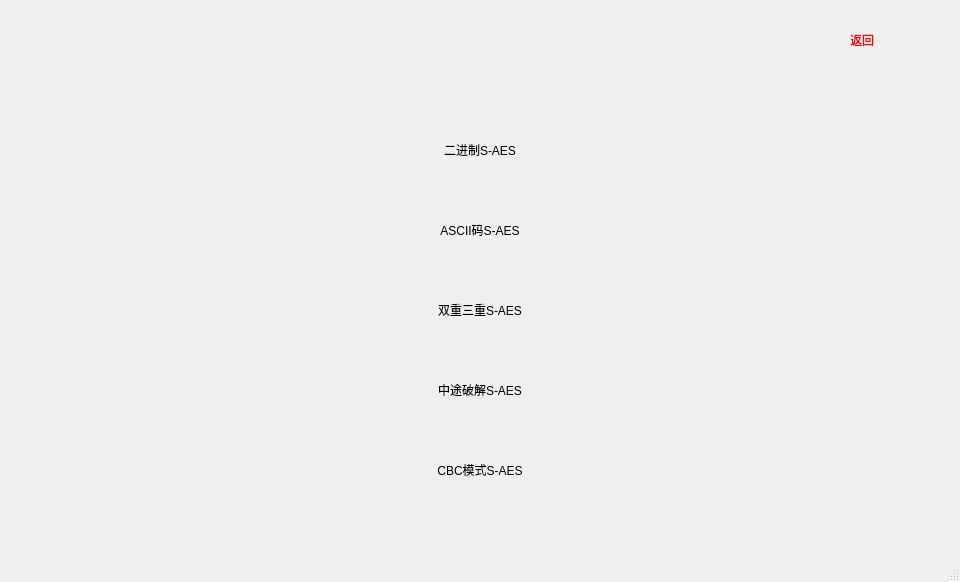
<?xml version="1.0" encoding="UTF-8"?>
<ui version="4.0">
 <class>choice</class>
 <widget class="QMainWindow" name="choice">
  <property name="geometry">
   <rect>
    <x>0</x>
    <y>0</y>
    <width>960</width>
    <height>582</height>
   </rect>
  </property>
  <property name="windowTitle">
   <string>MainWindow</string>
  </property>
  <widget class="QWidget" name="centralwidget">
   <widget class="QLabel" name="label_5">
    <property name="geometry">
     <rect>
      <x>850</x>
      <y>0</y>
      <width>100</width>
      <height>80</height>
     </rect>
    </property>
    <property name="styleSheet">
     <string notr="true">font: 36pt &quot;黑体&quot;;
color: rgb(255, 0, 0);
color: qlineargradient(spread:pad, x1:0, y1:0, x2:1, y2:0, stop:0 rgba(255, 0, 0, 255), stop:0.166 rgba(255, 255, 0, 255), stop:0.333 rgba(0, 255, 0, 255), stop:0.5 rgba(0, 255, 255, 255), stop:0.666 rgba(0, 0, 255, 255), stop:0.833 rgba(255, 0, 255, 255), stop:1 rgba(255, 0, 0, 255));</string>
    </property>
    <property name="text">
     <string>返回</string>
    </property>
   </widget>
   <widget class="QLabel" name="label">
    <property name="geometry">
     <rect>
      <x>0</x>
      <y>0</y>
      <width>960</width>
      <height>540</height>
     </rect>
    </property>
    <property name="styleSheet">
     <string notr="true">image: url(:/background2.png);</string>
    </property>
    <property name="text">
     <string/>
    </property>
   </widget>
   <widget class="QLabel" name="label_3">
    <property name="geometry">
     <rect>
      <x>335</x>
      <y>190</y>
      <width>290</width>
      <height>80</height>
     </rect>
    </property>
    <property name="styleSheet">
     <string notr="true">font: 36pt &quot;黑体&quot;;</string>
    </property>
    <property name="text">
     <string>&lt;html&gt;&lt;head/&gt;&lt;body&gt;&lt;p align=&quot;center&quot;&gt;ASCII码S-AES&lt;/p&gt;&lt;/body&gt;&lt;/html&gt;</string>
    </property>
   </widget>
   <widget class="QLabel" name="label_2">
    <property name="geometry">
     <rect>
      <x>345</x>
      <y>110</y>
      <width>270</width>
      <height>80</height>
     </rect>
    </property>
    <property name="styleSheet">
     <string notr="true">font: 36pt &quot;黑体&quot;;</string>
    </property>
    <property name="text">
     <string>&lt;html&gt;&lt;head/&gt;&lt;body&gt;&lt;p align=&quot;center&quot;&gt;二进制S-AES&lt;/p&gt;&lt;/body&gt;&lt;/html&gt;</string>
    </property>
   </widget>
   <widget class="QLabel" name="label_4">
    <property name="geometry">
     <rect>
      <x>325</x>
      <y>270</y>
      <width>310</width>
      <height>80</height>
     </rect>
    </property>
    <property name="styleSheet">
     <string notr="true">font: 36pt &quot;黑体&quot;;</string>
    </property>
    <property name="text">
     <string>&lt;html&gt;&lt;head/&gt;&lt;body&gt;&lt;p align=&quot;center&quot;&gt;双重三重S-AES&lt;/p&gt;&lt;/body&gt;&lt;/html&gt;</string>
    </property>
   </widget>
   <widget class="QLabel" name="label_6">
    <property name="geometry">
     <rect>
      <x>325</x>
      <y>350</y>
      <width>310</width>
      <height>80</height>
     </rect>
    </property>
    <property name="styleSheet">
     <string notr="true">font: 36pt &quot;黑体&quot;;</string>
    </property>
    <property name="text">
     <string>&lt;html&gt;&lt;head/&gt;&lt;body&gt;&lt;p align=&quot;center&quot;&gt;中途破解S-AES&lt;/p&gt;&lt;/body&gt;&lt;/html&gt;</string>
    </property>
   </widget>
   <widget class="QLabel" name="label_7">
    <property name="geometry">
     <rect>
      <x>325</x>
      <y>430</y>
      <width>310</width>
      <height>80</height>
     </rect>
    </property>
    <property name="styleSheet">
     <string notr="true">font: 36pt &quot;黑体&quot;;</string>
    </property>
    <property name="text">
     <string>&lt;html&gt;&lt;head/&gt;&lt;body&gt;&lt;p align=&quot;center&quot;&gt;CBC模式S-AES&lt;/p&gt;&lt;/body&gt;&lt;/html&gt;</string>
    </property>
   </widget>
   <zorder>label</zorder>
   <zorder>label_5</zorder>
   <zorder>label_3</zorder>
   <zorder>label_2</zorder>
   <zorder>label_4</zorder>
   <zorder>label_6</zorder>
   <zorder>label_7</zorder>
  </widget>
  <widget class="QMenuBar" name="menubar">
   <property name="geometry">
    <rect>
     <x>0</x>
     <y>0</y>
     <width>960</width>
     <height>22</height>
    </rect>
   </property>
  </widget>
  <widget class="QStatusBar" name="statusbar"/>
 </widget>
 <resources/>
 <connections/>
</ui>
